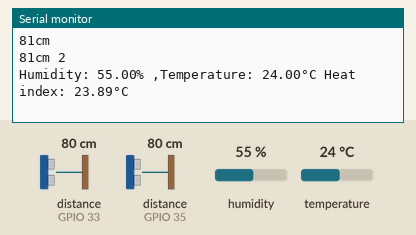
Recording of a sketch running on a simulated ESP32. Parts: the last lines printed to the serial monitor. The test bench sets the inputs (shaded band); at power-on: distance to the obstacle (sensors on GPIO 33, GPIO 35) 80 cm, humidity 55 %, temperature 24 °C. The echo pulse lasts 58.3 µs per cm.

Above: at 4.8 s.
4.9 s: distance to the obstacle (sensor on GPIO 33) set to 2 cm
At 7.1 s:
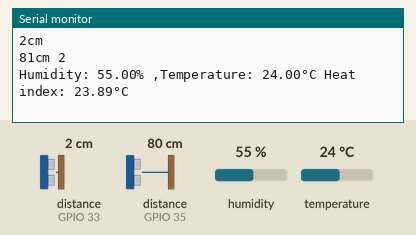
7.9 s: distance to the obstacle (sensor on GPIO 35) set to 2 cm
At 9.5 s:
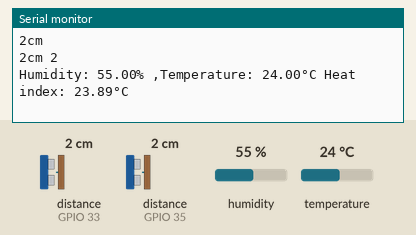
10.9 s: humidity set to 22 %
At 13.2 s:
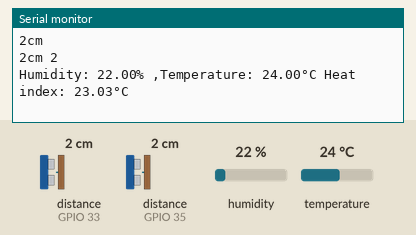
13.9 s: temperature set to 12 °C
At 15.7 s:
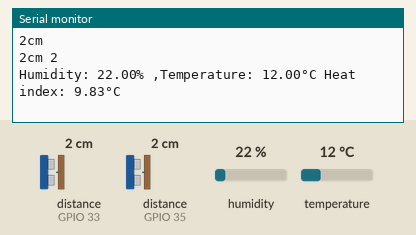
16.9 s: distance to the obstacle (sensor on GPIO 33) set to 4 cm
At 19.4 s:
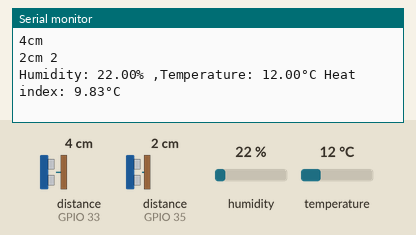
19.9 s: distance to the obstacle (sensor on GPIO 35) set to 4 cm
At 20.6 s:
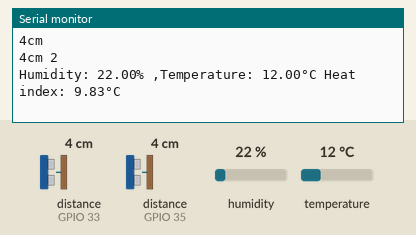
Timing chart, 0 to 22.9 s (numbered marks = the images above; inputs shaded):
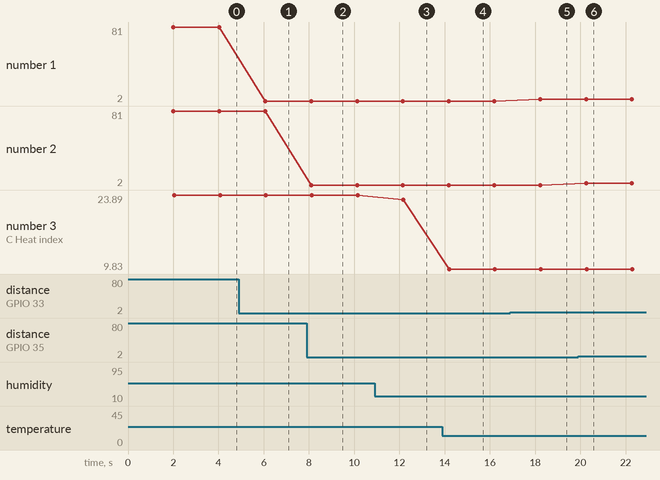

Measured:
- after the input at 4.9 s, the serial monitor: prints a new line after 1.2 s (image 1)
- after the input at 7.9 s, the serial monitor: prints a new line after 0.20 s (image 2)
- after the input at 10.9 s, the serial monitor: prints a new line after 1.3 s (image 3)
- after the input at 13.9 s, the serial monitor: prints a new line after 0.30 s (image 4)
- after the input at 16.9 s, the serial monitor: prints a new line after 1.3 s (image 5)
- after the input at 19.9 s, the serial monitor: prints a new line after 0.35 s (image 6)
- plotted number 1: 2 → 4 after the input at 16.9 s
- plotted number 3: 23.89 → 23.03 after the input at 10.9 s, 23.03 → 9.83 after the input at 13.9 s

The sketch:

Ultrasonic_TTGO_ESP32.ino.ino
```cpp
#include <NewPing.h>
#include <DHT.h>

#define TRIGGER_PIN 32
#define ECHO_PIN 33
#define TRIGGER_PIN_2 34
#define ECHO_PIN_2 35
//#define MAX_DISTANCE 200

#define DHTPIN 25
#define DHTTYPE DHT11


//NewPing sonar(TRIGGER_PIN, ECHO_PIN, MAX_DISTANCE);
NewPing sonar(TRIGGER_PIN, ECHO_PIN);
NewPing sonar_2(TRIGGER_PIN_2, ECHO_PIN_2);
DHT dht(DHTPIN, DHTTYPE);

void setup() {
   Serial.begin(115200);
   dht.begin();
}

void loop() {
   delay(2000);

   //unsigned int distance = sonar.ping_cm();
   //Serial.print(distance);
   Serial.print(sonar.ping_cm());
   Serial.println("cm");
   Serial.print(sonar_2.ping_cm());
   Serial.println("cm 2");

   float h = dht.readHumidity();
   float t = dht.readTemperature();
   if (isnan(h) || isnan(t)){
    Serial.println("Failed to read from DHT sensor!");
   }
   float hic = dht.computeHeatIndex(t,h,false);
   Serial.print("Humidity: ");
   Serial.print(h);
   Serial.print("% ,Temperature: ");
   Serial.print(t);
   Serial.print("°C ");
   Serial.print("Heat index: ");
   Serial.print(hic);
   Serial.println("°C");
}
```
